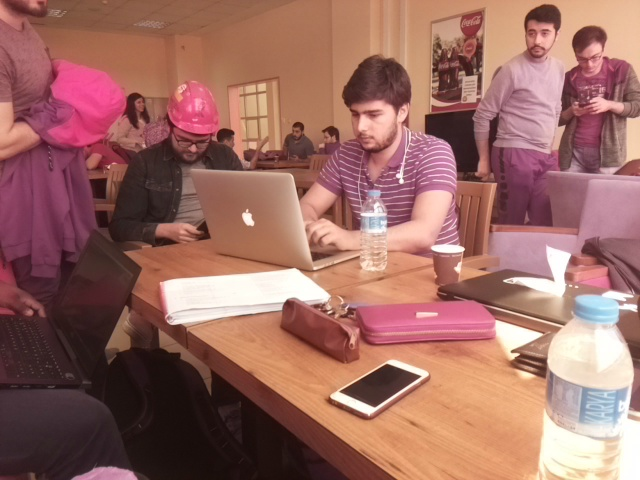
//> input picture Detect_differentColors_object/FindDistance/DATASET/frame_0.jpg, 640 x 480 px, given in place of the camera
$ ./Source   (built with g++ and OpenCV 4)
//> lines starting //> are read from the running program, lines starting //| are printed output that depends on the picture; after the words box and inside, x2 and y2 are one past the last pixel; in counts of white or black regions, pixels touching at a corner belong together
#include<opencv2/core/core.hpp>
#include<opencv2/highgui/highgui.hpp>
#include<opencv2/imgproc/imgproc.hpp>

#include<iostream>
#include<fstream>
#include "math.h"

#include <opencv2/opencv.hpp>


using namespace std;
using namespace cv;

vector<Scalar> colors;
void trackFilteredObject(vector<Mat> src, Mat original);

int main() {

	colors.push_back(Scalar(0, 0, 255));//red
	colors.push_back(Scalar(0, 128, 0));//green
	colors.push_back(Scalar(0, 255, 255));//yellow


	VideoCapture cap(0);//capture from webcam
	Mat frame;
	for (;;) {
		cap >> frame; //take frame
//> frame is the input picture: 480 rows x 640 cols, CV_8UC3; mean B, G, R 98.9, 107.2, 156.3
		Mat dst_image;
		resize(frame, dst_image, Size(frame.cols, frame.rows));
		imshow("Original input image: ", dst_image);

		// Create an output image
		vector<Mat> output(3);
		vector<Mat> dst_output(3);

		// Color range..
		inRange(frame, Scalar(13, 15, 139), Scalar(85, 56, 210), output[0]);//for red
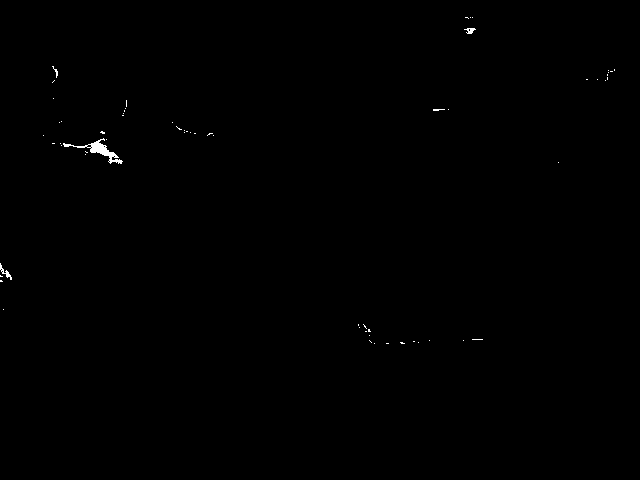
//> output[0]: 480 rows x 640 cols, CV_8UC1; 0.2% white; 63 white regions (59 under 20 px), largest, box (x1, y1, x2, y2) and area: (63, 138, 123, 164) 341, (0, 263, 12, 280) 56, (464, 28, 476, 34) 41, (52, 66, 58, 78) 22
		inRange(frame, Scalar(255, 255, 0), Scalar(255, 255, 150), output[1]);//for green
//> output[1]: 480 rows x 640 cols, CV_8UC1; every value is 0
		inRange(frame, Scalar(47, 231, 253), Scalar(26, 211, 231), output[2]);//for yellow


																			  // Resize and show the image
		resize(output[0], dst_output[0], Size(output[0].cols, output[0].rows));
		imshow("Output red: ", dst_output[0]);

		resize(output[1], dst_output[1], Size(output[1].cols, output[1].rows));
		imshow("Output yellow: ", dst_output[1]);

		resize(output[2], dst_output[2], Size(output[2].cols, output[2].rows));
		imshow("Output red: ", dst_output[2]);

		trackFilteredObject(dst_output, dst_image);
//> the loop in trackFilteredObject, `for (size_t i = 0; i < src.size(); i++)` made 3 passes
//> (numOfDetected, maxArea, required, boundRect, distance) on pass 1: (25, 811.5, 13, Rect(58, 129, 67, 37), 217)
//> (contours, numOfDetected) on passes 2 to 3: (0 contours, 0), (0 contours, 0)
//| 217.029 cm.
//> pass 1, in trackFilteredObject, `putText(original, dis, Point(50, 50), CV_FONT_HERSHEY_COMPLEX, 1, Scal..`:
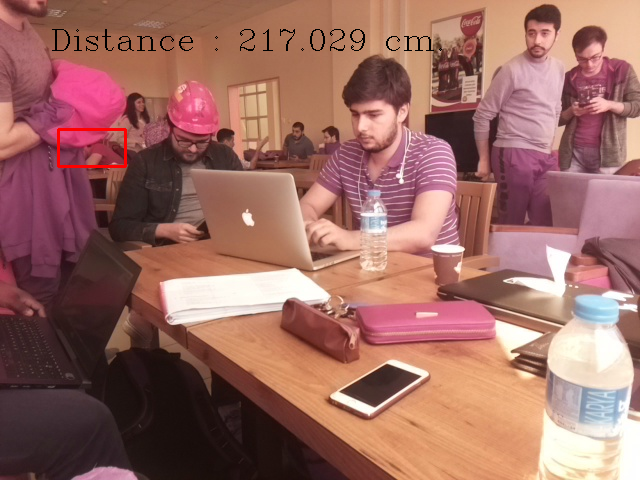
//> original: 480 rows x 640 cols, CV_8UC3; 0.58% of pixels changed, all inside (x1, y1, x2, y2) = (52, 29, 442, 168)
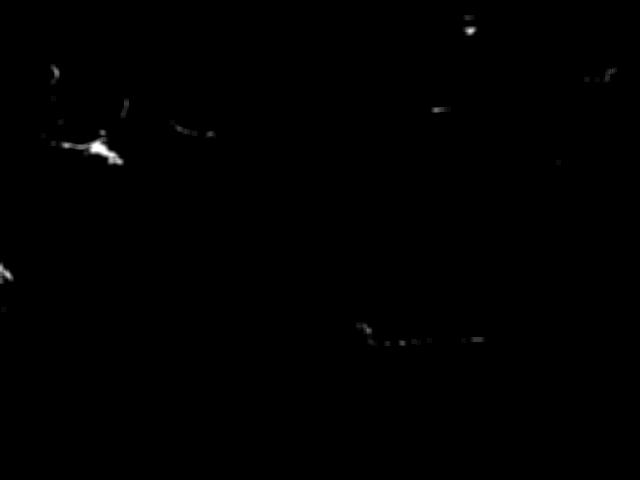
//> dst_output[0]: 480 rows x 640 cols, CV_8UC1; 0.88% of pixels changed, all inside (x1, y1, x2, y2) = (0, 15, 617, 346)

		imshow("Last result", dst_image);

		if (waitKey(30) == 27) break;//wait for esc
//> the Esc key is pressed


	}
}


void trackFilteredObject(vector<Mat> src, Mat original) {


	for (size_t i = 0; i < src.size(); i++)
	{
		vector< vector<Point> > contours;
		vector<Vec4i> hierarchy;
		blur(src[i], src[i], Size(5, 5));

		//find contours of filtered image using openCV findContours function
		findContours(src[i], contours, hierarchy, CV_RETR_CCOMP, CV_CHAIN_APPROX_SIMPLE);

		int numOfDetected = static_cast<int>(contours.size());
		double maxArea = 0;
		int required;


		if (numOfDetected < 500 && numOfDetected != 0) { //?  gürültü sayısı denebilir. Ne kadar büyük olursa o kadar hassas bir tarama yaparsın ama döngü o kadar çok döneceği için o kadar da yavaş olur

														 // Find the contours that has largest area
			for (int index = 0; index >= 0; index = hierarchy[index][0]) {//?
				Moments moment = moments((cv::Mat)contours[index]);//? yükseltilerin çevrelediğ alan
				double area = moment.m00; //m00 tam olarak bu alanı veriyor


										  // [9 lines of commented-out code are left out]

				if (area > maxArea) {
					maxArea = area;
					required = index;
				}

			}

			// Get bounding rectangle
			vector<Point> contours_points;
			// Approximates a polygonal curve with the specified precision
			approxPolyDP(Mat(contours[required]), contours_points, 3, true);
			// Calculate the up-right bounding rectangle of a point set
			Rect boundRect = boundingRect(Mat(contours_points));


			// Draw contours
			//drawContours(original, contours, required, (0,0,0), 1);

			rectangle(original, boundRect.tl(), boundRect.br(), colors[i], 2, 8, 0);
			double distance = 0;

			distance = 8414.7*pow(boundRect.area(), -0.468);//?
			cout << distance << " cm." << endl;

			stringstream ss;
			ss << "Distance : ";
			ss << distance;
			ss << " cm.";
			String dis = ss.str();
			putText(original, dis, Point(50, 50), CV_FONT_HERSHEY_COMPLEX, 1, Scalar(0, 0, 0));
		}
		else {
			// TODO
		}
	}
}


// [86 lines of commented-out code are left out]
